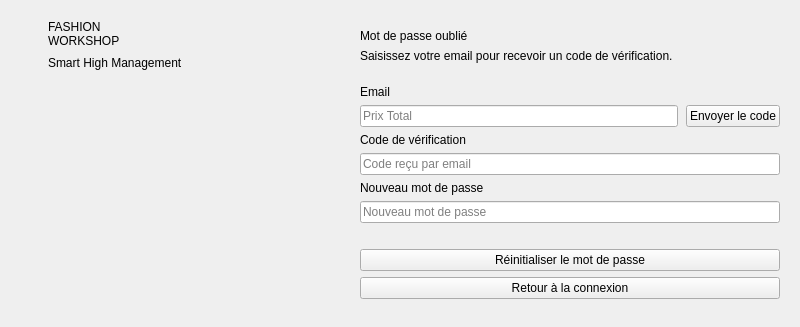
      <widget class="QFrame" name="pageMotDePasseOublie">
       <property name="frameShape">
        <enum>QFrame::Shape::NoFrame</enum>
       </property>
       <layout class="QHBoxLayout" name="pageResetLayout">
        <property name="spacing">
         <number>0</number>
        </property>
        <property name="leftMargin">
         <number>0</number>
        </property>
        <property name="topMargin">
         <number>0</number>
        </property>
        <property name="rightMargin">
         <number>0</number>
        </property>
        <property name="bottomMargin">
         <number>0</number>
        </property>
        <item>
         <widget class="QFrame" name="brandPanelReset">
          <property name="minimumSize">
           <size>
            <width>340</width>
            <height>0</height>
           </size>
          </property>
          <property name="maximumSize">
           <size>
            <width>340</width>
            <height>16777215</height>
           </size>
          </property>
          <layout class="QVBoxLayout" name="brandResetLayout">
           <property name="spacing">
            <number>8</number>
           </property>
           <property name="leftMargin">
            <number>48</number>
           </property>
           <property name="topMargin">
            <number>0</number>
           </property>
           <property name="rightMargin">
            <number>24</number>
           </property>
           <property name="bottomMargin">
            <number>0</number>
           </property>
           <item>
            <spacer name="vsBrandR1">
             <property name="orientation">
              <enum>Qt::Orientation::Vertical</enum>
             </property>
             <property name="sizeHint" stdset="0">
              <size>
               <width>20</width>
               <height>20</height>
              </size>
             </property>
            </spacer>
           </item>
           <item>
            <widget class="QLabel" name="labelBrandReset">
             <property name="text">
              <string>FASHION
WORKSHOP</string>
             </property>
            </widget>
           </item>
           <item>
            <widget class="QLabel" name="labelBrandSubReset">
             <property name="text">
              <string>Smart High Management</string>
             </property>
            </widget>
           </item>
           <item>
            <spacer name="vsBrandRGap">
             <property name="orientation">
              <enum>Qt::Orientation::Vertical</enum>
             </property>
             <property name="sizeType">
              <enum>QSizePolicy::Policy::Fixed</enum>
             </property>
             <property name="sizeHint" stdset="0">
              <size>
               <width>20</width>
               <height>24</height>
              </size>
             </property>
            </spacer>
           </item>
           <item alignment="Qt::AlignmentFlag::AlignLeft">
            <widget class="QLabel" name="labelLogoReset">
             <property name="minimumSize">
              <size>
               <width>150</width>
               <height>205</height>
              </size>
             </property>
             <property name="maximumSize">
              <size>
               <width>150</width>
               <height>205</height>
              </size>
             </property>
             <property name="pixmap">
              <pixmap>:/images/logo_mesura_sidebar.png</pixmap>
             </property>
             <property name="scaledContents">
              <bool>true</bool>
             </property>
             <property name="margin">
              <number>0</number>
             </property>
            </widget>
           </item>
           <item>
            <spacer name="vsBrandR2">
             <property name="orientation">
              <enum>Qt::Orientation::Vertical</enum>
             </property>
             <property name="sizeHint" stdset="0">
              <size>
               <width>20</width>
               <height>20</height>
              </size>
             </property>
            </spacer>
           </item>
          </layout>
         </widget>
        </item>
        <item>
         <widget class="QFrame" name="resetArea">
          <property name="frameShape">
           <enum>QFrame::Shape::NoFrame</enum>
          </property>
          <layout class="QHBoxLayout" name="resetAreaLayout">
           <property name="spacing">
            <number>0</number>
           </property>
           <property name="leftMargin">
            <number>0</number>
           </property>
           <property name="topMargin">
            <number>0</number>
           </property>
           <property name="rightMargin">
            <number>0</number>
           </property>
           <property name="bottomMargin">
            <number>0</number>
           </property>
           <item>
            <spacer name="hsReset1">
             <property name="orientation">
              <enum>Qt::Orientation::Horizontal</enum>
             </property>
             <property name="sizeHint" stdset="0">
              <size>
               <width>20</width>
               <height>20</height>
              </size>
             </property>
            </spacer>
           </item>
           <item>
            <widget class="QFrame" name="resetCard">
             <property name="minimumSize">
              <size>
               <width>420</width>
               <height>0</height>
              </size>
             </property>
             <property name="maximumSize">
              <size>
               <width>420</width>
               <height>16777215</height>
              </size>
             </property>
             <property name="frameShape">
              <enum>QFrame::Shape::NoFrame</enum>
             </property>
             <layout class="QVBoxLayout" name="resetCardLayout">
              <property name="spacing">
               <number>6</number>
              </property>
              <property name="leftMargin">
               <number>0</number>
              </property>
              <property name="topMargin">
               <number>0</number>
              </property>
              <property name="rightMargin">
               <number>0</number>
              </property>
              <property name="bottomMargin">
               <number>0</number>
              </property>
              <item>
               <spacer name="vsReset1">
                <property name="orientation">
                 <enum>Qt::Orientation::Vertical</enum>
                </property>
                <property name="sizeHint" stdset="0">
                 <size>
                  <width>20</width>
                  <height>20</height>
                 </size>
                </property>
               </spacer>
              </item>
              <item>
               <widget class="QLabel" name="labelResetTitre">
                <property name="text">
                 <string>Mot de passe oublié</string>
                </property>
               </widget>
              </item>
              <item>
               <widget class="QLabel" name="labelResetSub">
                <property name="text">
                 <string>Saisissez votre email pour recevoir un code de vérification.</string>
                </property>
                <property name="wordWrap">
                 <bool>true</bool>
                </property>
               </widget>
              </item>
              <item>
               <spacer name="vsResetGap">
                <property name="orientation">
                 <enum>Qt::Orientation::Vertical</enum>
                </property>
                <property name="sizeType">
                 <enum>QSizePolicy::Policy::Fixed</enum>
                </property>
                <property name="sizeHint" stdset="0">
                 <size>
                  <width>20</width>
                  <height>16</height>
                 </size>
                </property>
               </spacer>
              </item>
              <item>
               <widget class="QLabel" name="labelResetEmail">
                <property name="text">
                 <string>Email</string>
                </property>
               </widget>
              </item>
              <item>
               <layout class="QHBoxLayout" name="resetEmailLayout">
                <property name="spacing">
                 <number>8</number>
                </property>
                <property name="leftMargin">
                 <number>0</number>
                </property>
                <property name="topMargin">
                 <number>0</number>
                </property>
                <property name="rightMargin">
                 <number>0</number>
                </property>
                <property name="bottomMargin">
                 <number>0</number>
                </property>
                <item>
                 <widget class="QLineEdit" name="lineEditResetEmail">
                  <property name="placeholderText">
                   <string>Prix Total</string>
                  </property>
                 </widget>
                </item>
                <item>
                 <widget class="QPushButton" name="btnEnvoyerCode">
                  <property name="cursor">
                   <cursorShape>PointingHandCursor</cursorShape>
                  </property>
                  <property name="text">
                   <string>Envoyer le code</string>
                  </property>
                 </widget>
                </item>
               </layout>
              </item>
              <item>
               <widget class="QLabel" name="labelResetCode">
                <property name="text">
                 <string>Code de vérification</string>
                </property>
               </widget>
              </item>
              <item>
               <widget class="QLineEdit" name="lineEditResetCode">
                <property name="placeholderText">
                 <string>Code reçu par email</string>
                </property>
               </widget>
              </item>
              <item>
               <widget class="QLabel" name="labelResetMdp">
                <property name="text">
                 <string>Nouveau mot de passe</string>
                </property>
               </widget>
              </item>
              <item>
               <widget class="QLineEdit" name="lineEditResetMdp">
                <property name="echoMode">
                 <enum>QLineEdit::EchoMode::Password</enum>
                </property>
                <property name="placeholderText">
                 <string>Nouveau mot de passe</string>
                </property>
               </widget>
              </item>
              <item>
               <spacer name="vsResetGap2">
                <property name="orientation">
                 <enum>Qt::Orientation::Vertical</enum>
                </property>
                <property name="sizeType">
                 <enum>QSizePolicy::Policy::Fixed</enum>
                </property>
                <property name="sizeHint" stdset="0">
                 <size>
                  <width>20</width>
                  <height>20</height>
                 </size>
                </property>
               </spacer>
              </item>
              <item>
               <widget class="QPushButton" name="btnConfirmerReset">
                <property name="cursor">
                 <cursorShape>PointingHandCursor</cursorShape>
                </property>
                <property name="text">
                 <string>Réinitialiser le mot de passe</string>
                </property>
               </widget>
              </item>
              <item>
               <widget class="QPushButton" name="btnRetourConnexion">
                <property name="cursor">
                 <cursorShape>PointingHandCursor</cursorShape>
                </property>
                <property name="text">
                 <string>Retour à la connexion</string>
                </property>
               </widget>
              </item>
              <item>
               <spacer name="vsReset2">
                <property name="orientation">
                 <enum>Qt::Orientation::Vertical</enum>
                </property>
                <property name="sizeHint" stdset="0">
                 <size>
                  <width>20</width>
                  <height>20</height>
                 </size>
                </property>
               </spacer>
              </item>
             </layout>
            </widget>
           </item>
           <item>
            <spacer name="hsReset2">
             <property name="orientation">
              <enum>Qt::Orientation::Horizontal</enum>
             </property>
             <property name="sizeHint" stdset="0">
              <size>
               <width>20</width>
               <height>20</height>
              </size>
             </property>
            </spacer>
           </item>
          </layout>
         </widget>
        </item>
       </layout>
      </widget>
